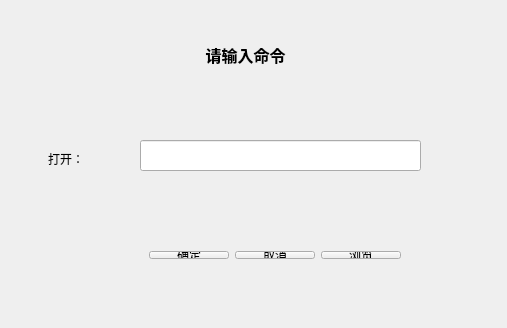
<?xml version="1.0" encoding="UTF-8"?>
<ui version="4.0">
 <class>Widget</class>
 <widget class="QWidget" name="Widget">
  <property name="geometry">
   <rect>
    <x>0</x>
    <y>0</y>
    <width>507</width>
    <height>328</height>
   </rect>
  </property>
  <property name="windowTitle">
   <string>Widget</string>
  </property>
  <widget class="QLabel" name="label">
   <property name="geometry">
    <rect>
     <x>150</x>
     <y>40</y>
     <width>191</width>
     <height>31</height>
    </rect>
   </property>
   <property name="font">
    <font>
     <family>Copperplate Gothic Bold</family>
    </font>
   </property>
   <property name="text">
    <string>&lt;html&gt;&lt;head/&gt;&lt;body&gt;&lt;p align=&quot;center&quot;&gt;&lt;span style=&quot; font-size:12pt; font-weight:600;&quot;&gt;请输入命令&lt;/span&gt;&lt;/p&gt;&lt;/body&gt;&lt;/html&gt;</string>
   </property>
  </widget>
  <widget class="QLabel" name="label_2">
   <property name="geometry">
    <rect>
     <x>30</x>
     <y>150</y>
     <width>72</width>
     <height>15</height>
    </rect>
   </property>
   <property name="text">
    <string>&lt;html&gt;&lt;head/&gt;&lt;body&gt;&lt;p align=&quot;center&quot;&gt;打开：&lt;/p&gt;&lt;/body&gt;&lt;/html&gt;</string>
   </property>
  </widget>
  <widget class="QLineEdit" name="cmdlineEdit">
   <property name="geometry">
    <rect>
     <x>140</x>
     <y>140</y>
     <width>281</width>
     <height>31</height>
    </rect>
   </property>
  </widget>
  <widget class="QWidget" name="">
   <property name="geometry">
    <rect>
     <x>110</x>
     <y>240</y>
     <width>302</width>
     <height>30</height>
    </rect>
   </property>
   <layout class="QHBoxLayout" name="horizontalLayout">
    <item>
     <spacer name="horizontalSpacer">
      <property name="orientation">
       <enum>Qt::Horizontal</enum>
      </property>
      <property name="sizeHint" stdset="0">
       <size>
        <width>40</width>
        <height>20</height>
       </size>
      </property>
     </spacer>
    </item>
    <item>
     <widget class="QPushButton" name="commitButton">
      <property name="text">
       <string>确定</string>
      </property>
     </widget>
    </item>
    <item>
     <widget class="QPushButton" name="cancelButton">
      <property name="text">
       <string>取消</string>
      </property>
     </widget>
    </item>
    <item>
     <widget class="QPushButton" name="browseButton">
      <property name="text">
       <string>浏览</string>
      </property>
     </widget>
    </item>
   </layout>
  </widget>
 </widget>
 <layoutdefault spacing="6" margin="11"/>
 <resources/>
 <connections/>
</ui>
